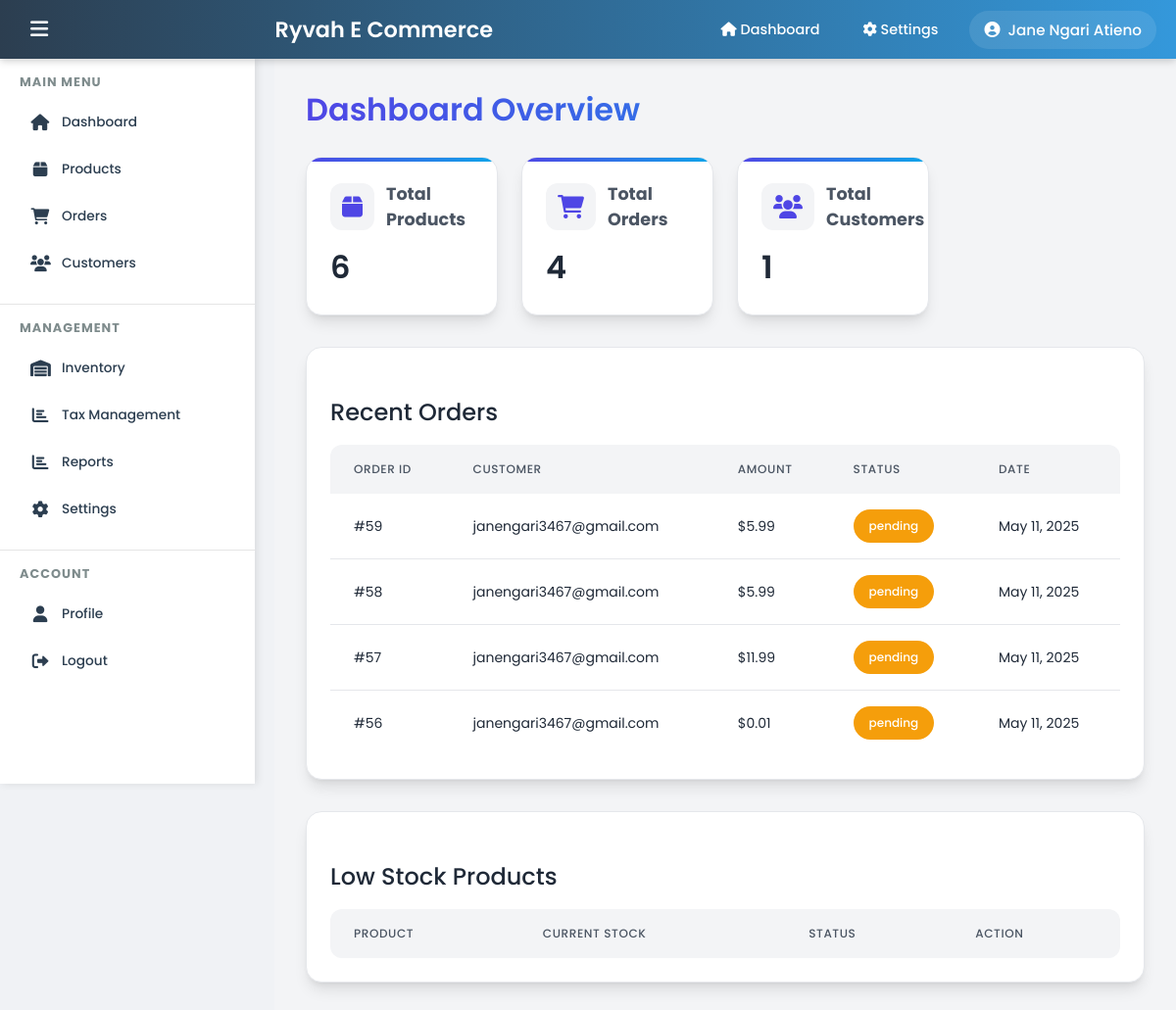
The app's page /admin/index (signed in), older data.
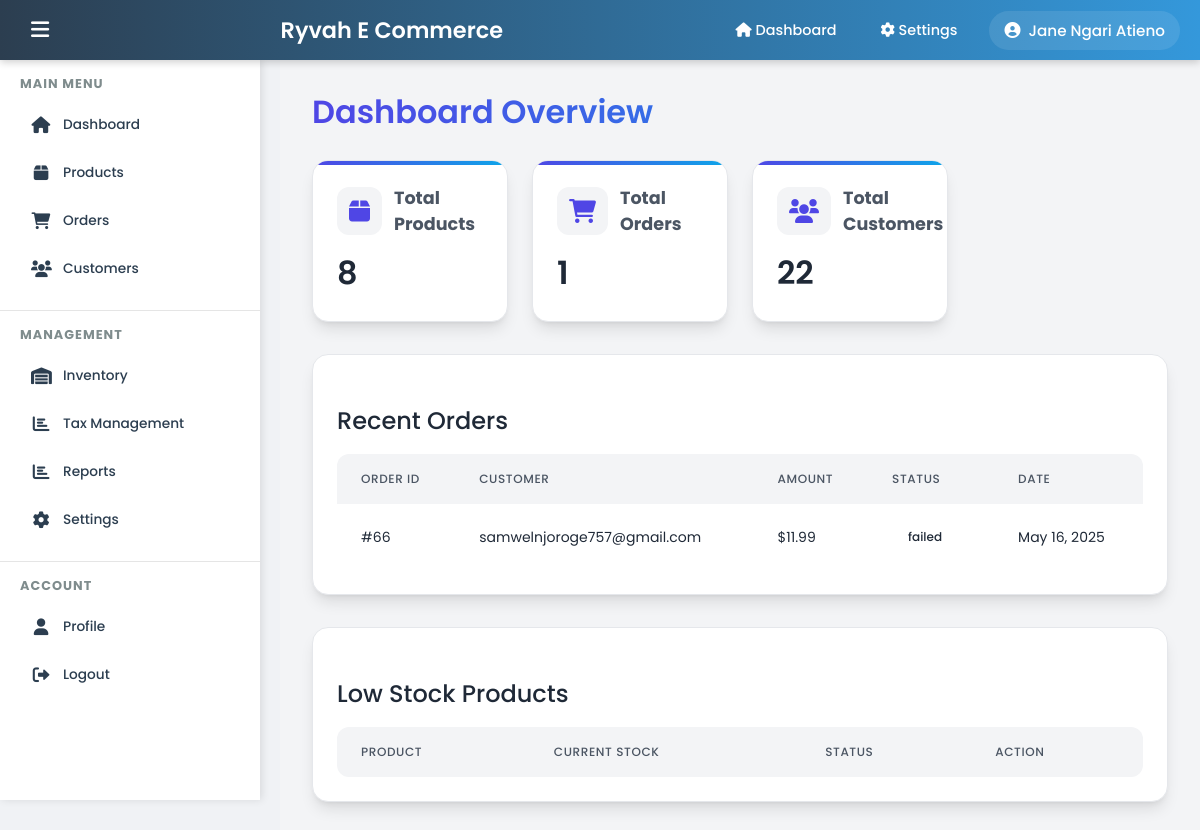
The same page, newer data.
### tables this page shows
CREATE TABLE IF NOT EXISTS `orders` (
  `id` int NOT NULL AUTO_INCREMENT,
  `invoice_number` varchar(20) NOT NULL,
  `user_id` int NOT NULL,
  `order_date` datetime NOT NULL DEFAULT CURRENT_TIMESTAMP,
  `total_amount` decimal(10,2) NOT NULL DEFAULT '0.00',
  `tax_amount` decimal(10,2) NOT NULL DEFAULT '0.00',
  `tax_rate` decimal(5,2) NOT NULL DEFAULT '0.00',
  `payment_status` enum('pending','processing','completed','failed','refunded') NOT NULL DEFAULT 'pending',
  `payment_method` varchar(50) DEFAULT NULL,
  `paypal_order_id` varchar(255) DEFAULT NULL,
  `shipping_address` text,
  `billing_address` text,
  `notes` text,
  `created_at` timestamp NULL DEFAULT CURRENT_TIMESTAMP,
  `updated_at` timestamp NULL DEFAULT CURRENT_TIMESTAMP ON UPDATE CURRENT_TIMESTAMP,
  PRIMARY KEY (`id`),
  UNIQUE KEY `invoice_number` (`invoice_number`),
  KEY `user_id` (`user_id`),
  KEY `order_date` (`order_date`),
  KEY `payment_status` (`payment_status`),
  KEY `idx_orders_invoice` (`invoice_number`),
  KEY `idx_paypal_order_id` (`paypal_order_id`)
);

CREATE TABLE IF NOT EXISTS `users` (
  `id` int NOT NULL AUTO_INCREMENT,
  `full_name` varchar(255) NOT NULL,
  `email` varchar(255) NOT NULL,
  `role` enum('Admin','Client','Employee') NOT NULL DEFAULT 'Client',
  `password` varchar(255) NOT NULL,
  `phone` varchar(20) DEFAULT NULL,
  `encryption_key` varchar(255) NOT NULL,
  `salt` varchar(255) NOT NULL,
  `iv` varchar(255) NOT NULL,
  `address` text,
  `city` varchar(100) DEFAULT NULL,
  `state` varchar(100) DEFAULT NULL,
  `postal_code` varchar(20) DEFAULT NULL,
  `created_at` timestamp NULL DEFAULT CURRENT_TIMESTAMP,
  PRIMARY KEY (`id`),
  UNIQUE KEY `email` (`email`)
);

### admin/index.php (the view, shortened to what this page needs)
<!DOCTYPE html>
<html lang="en">
<head>
    <link rel="stylesheet" href="https://cdnjs.cloudflare.com/ajax/libs/font-awesome/6.0.0-beta3/css/all.min.css">
</head>
<body>
    <?php include 'header.php'; ?>
    <div class="main-content" id="main-content">
        <h1>Dashboard Overview</h1>
        <div class="summary-cards">
            <div class="card">
                <h3><i class="fas fa-box"></i> Total Products</h3>
                <?php
                $query = "SELECT COUNT(*) as total FROM products";
                $result = mysqli_query($conn, $query);
                $total_products = mysqli_fetch_assoc($result)['total'];
                ?>
                <p><?php echo $total_products; ?></p>
            </div>
            <div class="card">
                <h3><i class="fas fa-shopping-cart"></i> Total Orders</h3>
                <?php
                $query = "SELECT COUNT(*) as total FROM orders";
                $result = mysqli_query($conn, $query);
                $total_orders = mysqli_fetch_assoc($result)['total'];
                ?>
                <p><?php echo $total_orders; ?></p>
            </div>
            <div class="card">
                <h3><i class="fas fa-users"></i> Total Customers</h3>
                <?php
                $query = "SELECT COUNT(*) as total FROM users WHERE role = 'client'";
                $result = mysqli_query($conn, $query);
                $total_customers = mysqli_fetch_assoc($result)['total'];
                ?>
                <p><?php echo $total_customers; ?></p>
            </div>
        </div>
        <div class="dashboard-section">
            <h2>Recent Orders</h2>
            <div class="table-responsive">
                <table class="activity-table">
                    <thead>
                        <tr>
                            <th>Order ID</th>
                            <th>Customer</th>
                            <th>Amount</th>
                            <th>Status</th>
                            <th>Date</th>
                        </tr>
                    </thead>
                    <tbody>
                        <?php
                        $query = "SELECT o.*, u.email
                                 FROM orders o
                                 JOIN users u ON o.user_id = u.id
                                 ORDER BY o.created_at DESC
                                 LIMIT 5";
                        $result = mysqli_query($conn, $query);
                        while ($order = mysqli_fetch_assoc($result)) {
                            $status_class = strtolower($order['payment_status']);
                            echo "<tr>
                                <td>#{$order['id']}</td>
                                <td>{$order['email']}</td>
                                <td>$" . number_format($order['total_amount'], 2) . "</td>
                                <td><span class='payment_status-badge {$status_class}'>{$order['payment_status']}</span></td>
                                <td>" . date('M d, Y', strtotime($order['created_at'])) . "</td>
                            </tr>";
                        }
                        ?>
                    </tbody>
                </table>
            </div>
        </div>
        <div class="dashboard-section">
            <h2>Low Stock Products</h2>
            <div class="table-responsive">
                <table class="activity-table">
                    <thead>
                        <tr>
                            <th>Product</th>
                            <th>Current Stock</th>
                            <th>Status</th>
                            <th>Action</th>
                        </tr>
                    </thead>
                </table>
            </div>
        </div>
    </div>
</body>
</html>

Row changes from the older to the newer data that the page shows:
removed orders: id "59", user.email "janengari3467@gmail.com", total_amount "5.99", payment_status "pending", created_at "May 11, 2025"
removed orders: id "58", user.email "janengari3467@gmail.com", total_amount "5.99", payment_status "pending", created_at "May 11, 2025"
removed orders: id "57", user.email "janengari3467@gmail.com", total_amount "11.99", payment_status "pending", created_at "May 11, 2025"
removed orders: id "56", user.email "janengari3467@gmail.com", total_amount "0.01", payment_status "pending", created_at "May 11, 2025"
added orders: id "66", user.email "samwelnjoroge757@gmail.com", total_amount "11.99", payment_status "failed", created_at "May 16, 2025"
Text that changed along with them:
$total_products: "6" → "8"
$total_orders: "4" → "1"
$total_customers: "1" → "22"
